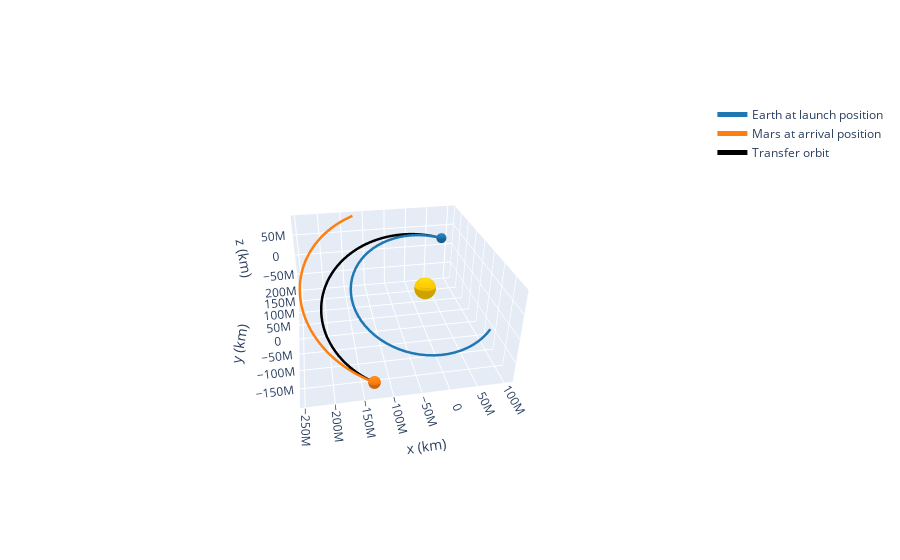

The notebook cell this image was saved under:
### Code cell
plotter = OrbitPlotter3D()
plotter.set_attractor(Sun)

plotter.plot_ephem(earth, date_launch, label="Earth at launch position")
plotter.plot_ephem(mars, date_arrival, label="Mars at arrival position")
plotter.plot_trajectory(
    ss_trans.sample(max_anomaly=180 * u.deg), color="black", label="Transfer orbit"
)
plotter.set_view(30 * u.deg, 260 * u.deg, distance=3 * u.km)
